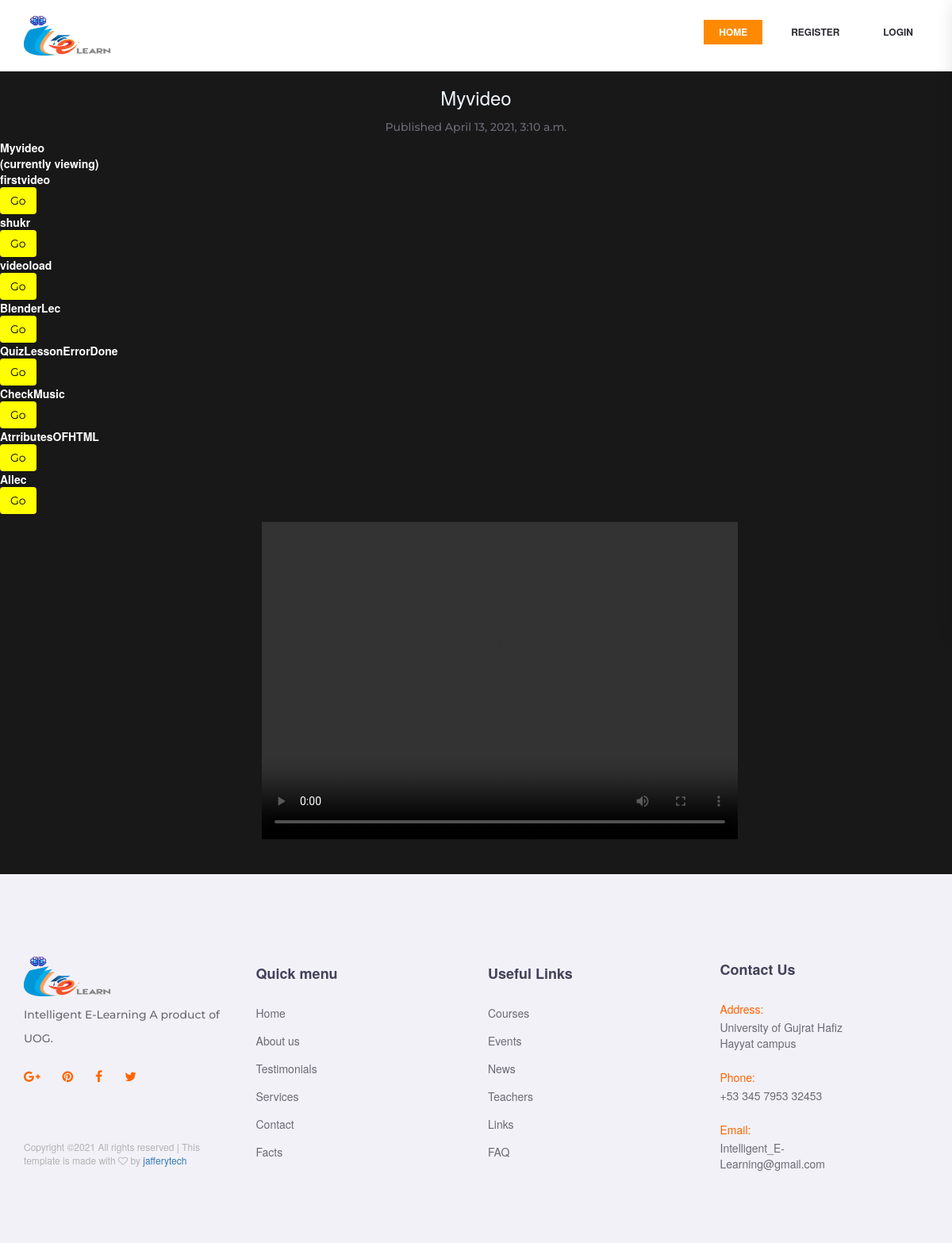
The app's page /courses/hi with its own data.
### courses/models.py (models this page shows, shortened)
class Lesson(models.Model):
    Lesson_title= models.CharField(max_length=264)
    video_url= models.FileField(upload_to='images/',blank=True)
    subject=models.ForeignKey(Subject, default=1,verbose_name="Subject",on_delete=models.CASCADE)
    tutorial_published = models.DateTimeField("date published", default=datetime.now(),blank=True)
    position = models.IntegerField()
    Lesson_slug=models.CharField(max_length=200,default=1)

### courses/views.py (the view, shortened to what this page needs)
# urls.py: path("<single_slug>", views.single_slug, name="single_slug"),
def single_slug(request,single_slug):
    courses=[c.course_slug for c in Course.objects.all()]
    tutorials=[t.Lesson_slug for t in Lesson.objects.all()]
    if single_slug in tutorials:
        this_tutorial=Lesson.objects.get(Lesson_slug=single_slug)
        tutorial_from_series=Lesson.objects.filter(subject__name=this_tutorial.subject).order_by("tutorial_published")
        this_tutorial_idx=list(tutorial_from_series).index(this_tutorial)
        return render(request=request,template_name='courses/tutorial.html',context={"tutorial":this_tutorial,"sidebar":tutorial_from_series,"this_tutorial_idx":this_tutorial_idx})

### courses/models.py (called while the page is built)
    def __str__(self):
        return self.name

### courses/templates/courses/tutorial.html (shortened to what this page needs)
{% extends 'courses/base2.html' %}
{% load bootstrap3 %}
{% block content %}
{% load static %}
 <div class="row">
        <div class="container" style="display:flex;justify-content:center;align-items:center;">
        <div class="col-sm-6 col-md-6">
            <h3 style="text-align:center;font-size:20;">{{tutorial.Lesson_title}}</h3>
            <p style="text-align:center;">Published {{tutorial.tutorial_published}}</p>
        </div>
        </div>
        <div class="col s12 m4 l4">
            <ul class="collapsible popout">
                {% for tutorial in sidebar %}
                    {% if forloop.counter0 == this_tutorial_idx %}
                        <li class="active">
                            <div class="collapsible-header" style="color:white;font-weight:bold;">{{tutorial.Lesson_title}}<br>(currently viewing)</div>
                        </li>
                    {% else %}
                        <li>
                            <div class="collapsible-header" style="color:white;font-weight:bold;">{{tutorial.Lesson_title}}</div>
                            <div class="collapsible-body">
                                <p><a href="/courses/{{tutorial.Lesson_slug}}"><button class="btn waves-effect waves-light right-align" style="background-color:yellow; color:black">Go</button></a></p>
                            </div>
                        </li>
                    {% endif %}
                {% endfor %}
            </ul>
        </div>
        <div class="container" style="display:flex;justify-content:center;align-items:center;">
        <div class="col-sm-6 col-md-6">
       <video controls
                    controllers="nodownload"
                    src="{{STATIC_URL}}{{tutorial.video_url.url}}"
                    width="600"
                    height="400">
            </video>
    </div>
      </div>
    </div>
    </div>
{% endblock %}

### static_root/styles/main_styles.css (style rules this page uses)
* { margin: 0; padding: 0; -webkit-font-smoothing: antialiased; -webkit-text-shadow: rgba(0, 0, 0, .01) 0 0 1px; text-shadow: rgba(0, 0, 0, .01) 0 0 1px; }
body { font-family: 'Montserrat', sans-serif; font-size: 14px; font-weight: 500; background: #FFFFFF; color: #6c6a74; }
div { display: block; position: relative; -webkit-box-sizing: border-box; -moz-box-sizing: border-box; box-sizing: border-box; }
ul { list-style: none; margin-bottom: 0px; }
p { font-family: 'Montserrat', sans-serif; font-size: 14px; line-height: 2.14; font-weight: 500; color: #6c6a74; -webkit-font-smoothing: antialiased; -webkit-text-shadow: rgba(0, 0, 0, .01) 0 0 1px; text-shadow: rgba(0, 0, 0, .01) 0 0 1px; }
p a { display: inline; position: relative; color: inherit; border-bottom: solid 1px #ffa07f; -webkit-transition: all 200ms ease; -moz-transition: all 200ms ease; -ms-transition: all 200ms ease; -o-transition: all 200ms ease; transition: all 200ms ease; }
p:last-of-type { margin-bottom: 0; }
a, a:hover, a:visited, a:active, a:link { text-decoration: none; -webkit-font-smoothing: antialiased; -webkit-text-shadow: rgba(0, 0, 0, .01) 0 0 1px; text-shadow: rgba(0, 0, 0, .01) 0 0 1px; }
h3 { font-size: 24px; }
h1, h2, h3, h4, h5, h6 { font-family: 'Montserrat', sans-serif; color: #44425a; -webkit-font-smoothing: antialiased; -webkit-text-shadow: rgba(0, 0, 0, .01) 0 0 1px; text-shadow: rgba(0, 0, 0, .01) 0 0 1px; }

### static_root/styles/about.css (style rules this page uses)
* { margin: 0; padding: 0; -webkit-font-smoothing: antialiased; -webkit-text-shadow: rgba(0,0,0,.01) 0 0 1px; text-shadow: rgba(0,0,0,.01) 0 0 1px; }
body { font-family: 'Montserrat', sans-serif; font-size: 14px; font-weight: 500; background: #FFFFFF; color: #6c6a74; }
div { display: block; position: relative; -webkit-box-sizing: border-box; -moz-box-sizing: border-box; box-sizing: border-box; }
ul { list-style: none; margin-bottom: 0px; }
p { font-family: 'Montserrat', sans-serif; font-size: 14px; line-height: 2.14; font-weight: 500; color: #6c6a74; -webkit-font-smoothing: antialiased; -webkit-text-shadow: rgba(0,0,0,.01) 0 0 1px; text-shadow: rgba(0,0,0,.01) 0 0 1px; }
p a { display: inline; position: relative; color: inherit; border-bottom: solid 1px #ffa07f; -webkit-transition: all 200ms ease; -moz-transition: all 200ms ease; -ms-transition: all 200ms ease; -o-transition: all 200ms ease; transition: all 200ms ease; }
p:last-of-type { margin-bottom: 0; }
a, a:hover, a:visited, a:active, a:link { text-decoration: none; -webkit-font-smoothing: antialiased; -webkit-text-shadow: rgba(0,0,0,.01) 0 0 1px; text-shadow: rgba(0,0,0,.01) 0 0 1px; }
h3 { font-size: 24px; }
h1, h2, h3, h4, h5, h6 { font-family: 'Montserrat', sans-serif; color: #44425a; -webkit-font-smoothing: antialiased; -webkit-text-shadow: rgba(0,0,0,.01) 0 0 1px; text-shadow: rgba(0,0,0,.01) 0 0 1px; }

### static_root/styles/contact.css (style rules this page uses)
* { margin: 0; padding: 0; -webkit-font-smoothing: antialiased; -webkit-text-shadow: rgba(0,0,0,.01) 0 0 1px; text-shadow: rgba(0,0,0,.01) 0 0 1px; }
body { font-family: 'Montserrat', sans-serif; font-size: 14px; font-weight: 500; background: #FFFFFF; color: #6c6a74; }
div { display: block; position: relative; -webkit-box-sizing: border-box; -moz-box-sizing: border-box; box-sizing: border-box; }
ul { list-style: none; margin-bottom: 0px; }
p { font-family: 'Montserrat', sans-serif; font-size: 14px; line-height: 2.14; font-weight: 500; color: #6c6a74; -webkit-font-smoothing: antialiased; -webkit-text-shadow: rgba(0,0,0,.01) 0 0 1px; text-shadow: rgba(0,0,0,.01) 0 0 1px; }
p a { display: inline; position: relative; color: inherit; border-bottom: solid 1px #ffa07f; -webkit-transition: all 200ms ease; -moz-transition: all 200ms ease; -ms-transition: all 200ms ease; -o-transition: all 200ms ease; transition: all 200ms ease; }
p:last-of-type { margin-bottom: 0; }
a, a:hover, a:visited, a:active, a:link { text-decoration: none; -webkit-font-smoothing: antialiased; -webkit-text-shadow: rgba(0,0,0,.01) 0 0 1px; text-shadow: rgba(0,0,0,.01) 0 0 1px; }
h3 { font-size: 24px; }
h1, h2, h3, h4, h5, h6 { font-family: 'Montserrat', sans-serif; color: #44425a; -webkit-font-smoothing: antialiased; -webkit-text-shadow: rgba(0,0,0,.01) 0 0 1px; text-shadow: rgba(0,0,0,.01) 0 0 1px; }

### static_root/css/index.css (style rules this page uses)
body { background-color: #292929; }
* { margin: 0px; padding: 0px; }

### static_root/css/create_quiz.css (style rules this page uses)
body { background-color: #000000d7; }

### static_root/css/create_question.css (style rules this page uses)
body { background-color: #181818; }

### static_root/css/single_quiz.css (style rules this page uses)
body { background-color: #181818; }

### static_root/css/single_question.css (style rules this page uses)
body { background-color: #181818; }

### static_root/css/results.css (style rules this page uses)
body { background-color: #181818; }

### static_root/css/login.css (style rules this page uses)
.row { align-items: center; }

### records on screen
Lesson: Lesson_title "Myvideo", tutorial_published "April 13, 2021, 3:10 a.m."
Lesson: Lesson_title "firstvideo"
Lesson: Lesson_title "shukr"
Lesson: Lesson_title "videoload"
Lesson: Lesson_title "BlenderLec"
Lesson: Lesson_title "QuizLessonErrorDone"
Lesson: Lesson_title "CheckMusic"
Lesson: Lesson_title "AtrributesOFHTML"
Lesson: Lesson_title "AIlec"
